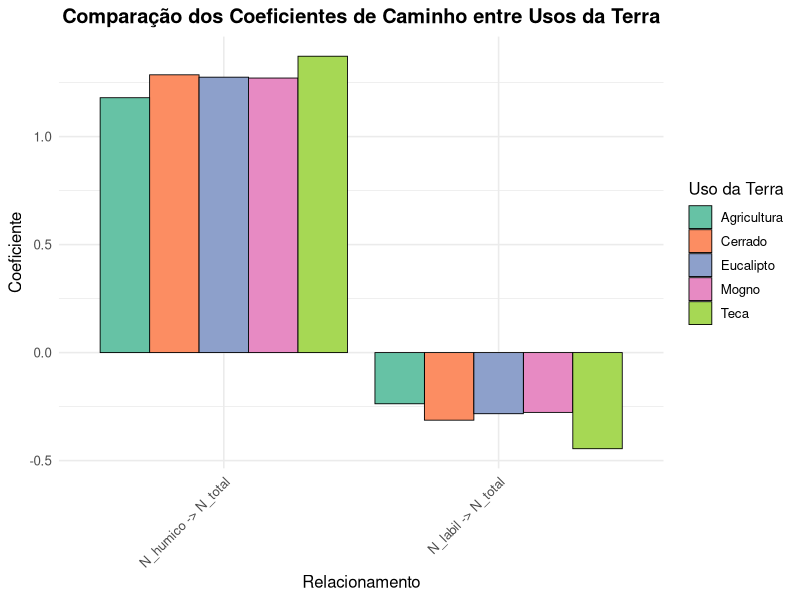
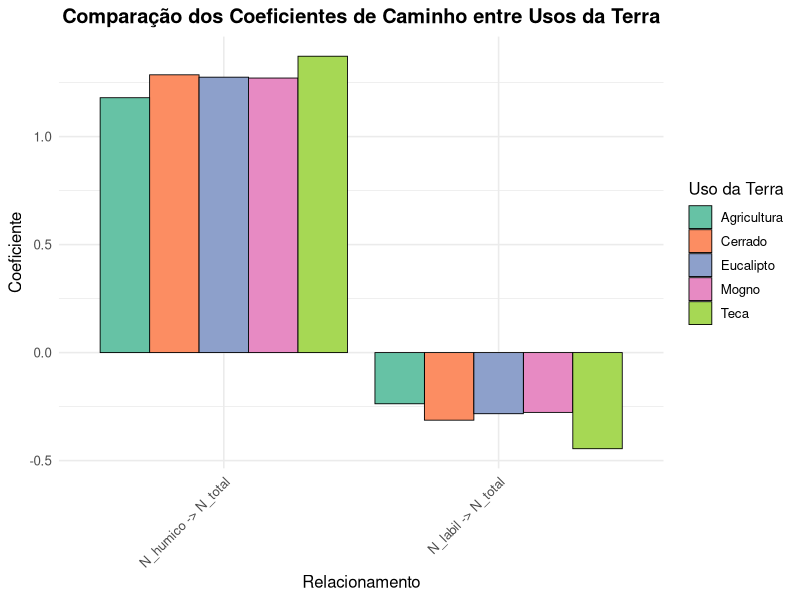

These figures' R source, in order: (Note: this script raises an error after producing the figures.)
# Script para gerar gráfico de comparação de coeficientes baseado em dados conhecidos

library(ggplot2)
library(dplyr)

# Dados dos coeficientes obtidos do PLS-MGA
coef_matriz <- data.frame(
  Grupo = c("Cerrado", "Cerrado", "Agricultura", "Agricultura", 
            "Mogno", "Mogno", "Eucalipto", "Eucalipto", "Teca", "Teca"),
  Relacionamento = c("N_humico -> N_total", "N_labil -> N_total",
                     "N_humico -> N_total", "N_labil -> N_total",
                     "N_humico -> N_total", "N_labil -> N_total",
                     "N_humico -> N_total", "N_labil -> N_total",
                     "N_humico -> N_total", "N_labil -> N_total"),
  Coeficiente = c(1.286, -0.313,
                  1.180, -0.237,
                  1.271, -0.277,
                  1.275, -0.283,
                  1.372, -0.445)
)

# Gráfico de comparação dos coeficientes de caminho
grafico_comparacao <- ggplot(coef_matriz, aes(x = Relacionamento, y = Coeficiente, fill = Grupo)) +
  geom_bar(stat = "identity", position = "dodge", color = "black", size = 0.3) +
  scale_fill_brewer(palette = "Set2") +
  labs(
    title = "Comparação dos Coeficientes de Caminho entre Usos da Terra",
    x = "Relacionamento",
    y = "Coeficiente",
    fill = "Uso da Terra"
  ) +
  theme_minimal(base_size = 12) +
  theme(
    axis.text.x = element_text(angle = 45, hjust = 1),
    plot.title = element_text(face = "bold", hjust = 0.5),
    legend.position = "right"
  )

print(grafico_comparacao)

# Exportar gráfico
ggsave("../../2-FIGURAS/comparacao_coeficientes.png", plot = grafico_comparacao, width = 12, height = 8, dpi = 300)

# Exportar tabela de coeficientes
write.csv(coef_matriz, "../../5-GRAFICOS/tabela_coeficientes_estratificados.csv", row.names = FALSE)

cat("\n✓ Gráfico de comparação exportado para: 2-FIGURAS/comparacao_coeficientes.png\n")
cat("✓ Tabela de coeficientes exportada para: 5-GRAFICOS/tabela_coeficientes_estratificados.csv\n")
